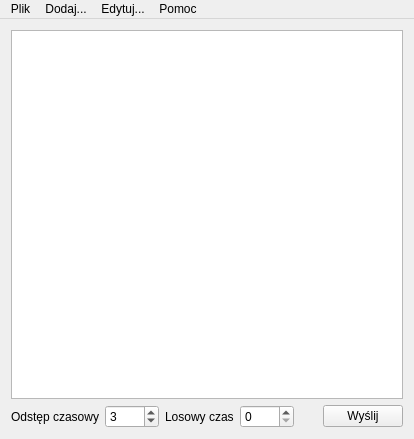
<?xml version="1.0" encoding="UTF-8"?>
<ui version="4.0">
 <class>Uploader</class>
 <widget class="QMainWindow" name="Uploader">
  <property name="geometry">
   <rect>
    <x>0</x>
    <y>0</y>
    <width>414</width>
    <height>439</height>
   </rect>
  </property>
  <property name="windowTitle">
   <string>Uploader</string>
  </property>
  <widget class="QWidget" name="centralWidget">
   <layout class="QGridLayout" name="gridLayout">
    <item row="1" column="5" colspan="2">
     <spacer name="horizontalSpacer">
      <property name="orientation">
       <enum>Qt::Horizontal</enum>
      </property>
      <property name="sizeHint" stdset="0">
       <size>
        <width>40</width>
        <height>20</height>
       </size>
      </property>
     </spacer>
    </item>
    <item row="1" column="7">
     <widget class="QPushButton" name="pushButton">
      <property name="text">
       <string>Wyślij</string>
      </property>
     </widget>
    </item>
    <item row="0" column="1" colspan="7">
     <widget class="QPlainTextEdit" name="linksListEdit"/>
    </item>
    <item row="1" column="1">
     <widget class="QLabel" name="label">
      <property name="text">
       <string>Odstęp czasowy</string>
      </property>
      <property name="buddy">
       <cstring>spinBox</cstring>
      </property>
     </widget>
    </item>
    <item row="1" column="2">
     <widget class="QSpinBox" name="spinBox">
      <property name="minimum">
       <number>1</number>
      </property>
      <property name="maximum">
       <number>1000</number>
      </property>
      <property name="value">
       <number>3</number>
      </property>
     </widget>
    </item>
    <item row="1" column="3">
     <widget class="QLabel" name="label_2">
      <property name="enabled">
       <bool>true</bool>
      </property>
      <property name="text">
       <string>Losowy czas</string>
      </property>
      <property name="buddy">
       <cstring>randomSpin</cstring>
      </property>
     </widget>
    </item>
    <item row="1" column="4">
     <widget class="QSpinBox" name="randomSpin">
      <property name="enabled">
       <bool>true</bool>
      </property>
      <property name="styleSheet">
       <string notr="true"/>
      </property>
      <property name="maximum">
       <number>1000</number>
      </property>
     </widget>
    </item>
   </layout>
  </widget>
  <widget class="QMenuBar" name="menuBar">
   <property name="geometry">
    <rect>
     <x>0</x>
     <y>0</y>
     <width>414</width>
     <height>18</height>
    </rect>
   </property>
   <widget class="QMenu" name="menuPlik">
    <property name="title">
     <string>Plik</string>
    </property>
    <addaction name="actionSettings"/>
    <addaction name="actionClose"/>
   </widget>
   <widget class="QMenu" name="menuPomoc">
    <property name="title">
     <string>Pomoc</string>
    </property>
   </widget>
   <widget class="QMenu" name="menuAdd">
    <property name="title">
     <string>Dodaj...</string>
    </property>
    <addaction name="actionAddFile"/>
    <addaction name="actionAddTemplate"/>
   </widget>
   <widget class="QMenu" name="menuEdytuj">
    <property name="title">
     <string>Edytuj...</string>
    </property>
    <addaction name="actionEditFile"/>
    <addaction name="actionEditTemplate"/>
    <addaction name="actionEditMirror"/>
   </widget>
   <addaction name="menuPlik"/>
   <addaction name="menuAdd"/>
   <addaction name="menuEdytuj"/>
   <addaction name="menuPomoc"/>
  </widget>
  <action name="actionAddFile">
   <property name="text">
    <string>Dodaj plik</string>
   </property>
  </action>
  <action name="actionAddTemplate">
   <property name="text">
    <string>Dodaj szablon</string>
   </property>
  </action>
  <action name="actionClose">
   <property name="text">
    <string>Zamknij</string>
   </property>
  </action>
  <action name="actionEditFile">
   <property name="text">
    <string>Edytuj pliki</string>
   </property>
  </action>
  <action name="actionEditTemplate">
   <property name="text">
    <string>Edytuj szablony</string>
   </property>
  </action>
  <action name="actionEditMirror">
   <property name="text">
    <string>Edytuj mirrory</string>
   </property>
  </action>
  <action name="actionSettings">
   <property name="text">
    <string>Ustawienia</string>
   </property>
  </action>
 </widget>
 <layoutdefault spacing="6" margin="11"/>
 <tabstops>
  <tabstop>spinBox</tabstop>
  <tabstop>randomSpin</tabstop>
  <tabstop>pushButton</tabstop>
  <tabstop>linksListEdit</tabstop>
 </tabstops>
 <resources/>
 <connections/>
</ui>
